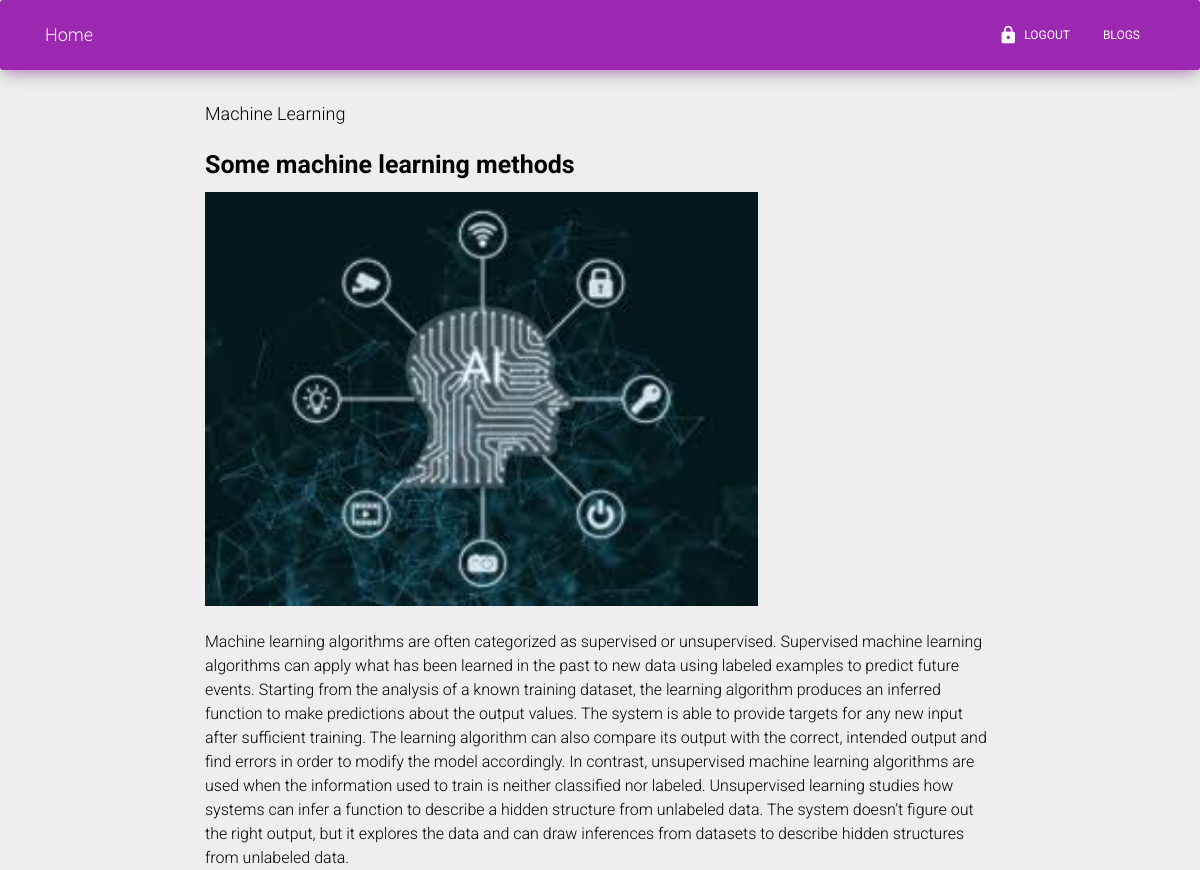
The app's page /blog/Machine-Learning-38/ (signed in) with its own data.
### blog/models.py (models this page shows)
class Blog(models.Model):
    title = models.CharField(max_length = 20)
    description = models.CharField(max_length = 100)
    slug = models.CharField(max_length = 20,default = None,null = True,unique = True)
    created_by = models.ForeignKey(User,on_delete = models.CASCADE,default = None,null = True)
    created_at = models.DateTimeField(auto_now_add = True)
    content = models.TextField(max_length = 2500)
    cover = models.ImageField(upload_to = 'files/',default = None,null = True)

### blog/views.py (the view)
# urls.py: path('blog/<slug:data>/',particular_blog,name='blog_detail'),
@login_required
def particular_blog(request,data):
    try:
        blog = Blog.objects.get(slug = data)
    except ObjectDoesNotExist:
        return HttpResponse(status = 404)
    return render(request,'blog_detail.html',{'blog':blog})

### blog/templates/blog_detail.html
{% extends 'base.html' %}
{% block content %}
{% load static %}
<div class="row">
    <div class="col-2"></div>
    <div class="col-8">
<h4>{{ blog.title }}</h4>
<h3><b>{{ blog.description }}</b></h3>
 {% if blog.cover %}
       <img src="{{ blog.cover.url }}" class="img img-fluid" style="width:70%;">
       {% else %}
<img src="{% static 'assets/img/examples/studio-4.jpg' %}" class="img img-fluid" style="width:70%;">
       {% endif %}
        <br><br>
    {{ blog.content|safe }}
        </div>
    <div class="col-2"></div>
</div>
{% endblock %}

### blog/templates/base.html (shortened to what this page needs)
<html lang="en">
{% load static %}
<head>
  <link rel="stylesheet" href="https://maxcdn.bootstrapcdn.com/font-awesome/latest/css/font-awesome.min.css">
  <link href="{% static 'assets/css/material-kit.css' %}" rel="stylesheet" />
</head>
<nav class="navbar navbar-expand-lg bg-primary">
            <div class="container">
      <div class="navbar-translate">
        <a class="navbar-brand" href="{% url 'blog:home' %}">
          Home </a>
      </div>
      <div class="collapse navbar-collapse">
        <ul class="navbar-nav ml-auto">
          {% if request.user.is_authenticated %}
           <li class="nav-item">
            <a class="nav-link" href="{% url 'logout' %}">
              <i class="material-icons">lock</i> Logout
            </a>
          </li>
          {% endif %}
          <li class="nav-item">
            {% if request.user.is_authenticated %}
            <a class="nav-link" href="{% url 'blog:blogs2' %}">
            Blogs</a>
              {% else %}
              <a class="nav-link" href="{% url 'blog:blogs' %}">
              <i class="material-icons"></i>Blogs</a>
                {% endif %}
          </li>
        </ul>
      </div>
    </div>
          </nav>
{% block content %}
{% endblock %}

### records on screen
Blog: title "Machine Learning", description "Some machine learning methods", cover (picture), content "Machine learning algorithms are often categorized as supervised or unsupervised. Supervised machine learning algorithms can apply what has been learned in the past to new data using labeled examples to predict future events. Starting from the analysis of a known training dataset, the learning algorithm produces an inferred function to make predictions about the output values. The system is able to provide targets for any new input after sufficient training. The learning algorithm can also compare its output with the correct, intended output and find errors in order to modify the model accordingly. In contrast, unsupervised machine learning algorithms are used when the information used to…"
